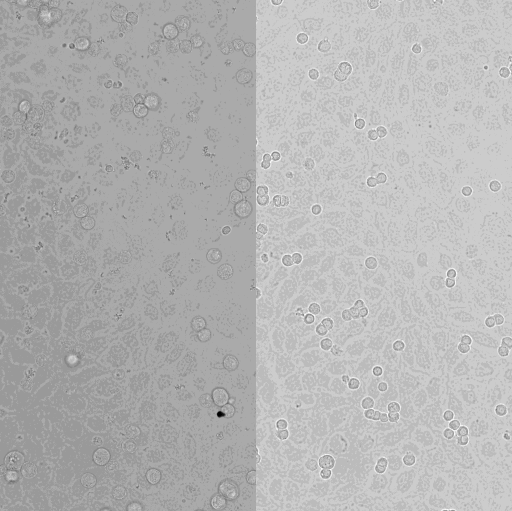
#> input picture fig3/v2/runs/optimise_by_eye_cancer_r1/agent_folder/image.tif, 1024 x 1022 px, found by its file name (shown at 1/2 size)
$ python code_as_returned.py
#> lines starting #> are read from the running program, lines starting #| are printed output that depends on the picture; after the words box and inside, x2 and y2 are one past the last pixel; in counts of white or black regions, pixels touching at a corner belong together
"""Segment cancer cells in brightfield image.tif and measure area and aspect ratio.

Outputs: labels.tif, measurements.csv (label, area_um2, aspect_ratio), qc_overlay.png
"""
import numpy as np
import pandas as pd
import tifffile
from scipy import ndimage as ndi
from skimage import filters, morphology, measure, segmentation, feature, color, io

# ---- parameters to tune ------------------------------------------------
PIXEL_SIZE_UM = None      # µm per pixel; if None, read from TIFF tags
FALLBACK_PIXEL_SIZE_UM = 0.65   # PLACEHOLDER: set to your microscope's value
BG_SIGMA = 50             # px, illumination correction scale
EDGE_WIN = 5              # px, window for local contrast
EDGE_THRESH_SCALE = 1.0   # multiply Otsu threshold; raise to be stricter
MIN_AREA_UM2 = 80         # drop debris smaller than this
MIN_SOLIDITY = 0.85       # drop irregular debris/clumps
CELL_RADIUS_UM = 7        # approx. cancer cell radius, sets watershed seed spacing
# -------------------------------------------------------------------------


def get_pixel_size(path):
    if PIXEL_SIZE_UM:
        return PIXEL_SIZE_UM
    with tifffile.TiffFile(path) as tf:
        page = tf.pages[0]
        xres = page.tags.get("XResolution")
        unit = page.tags.get("ResolutionUnit")
        if xres is not None:
            num, den = xres.value
            res = num / den  # pixels per unit
            unit = getattr(unit.value, "name", str(unit.value)) if unit else ""
            if res > 0:
                if "CENTIMETER" in unit.upper():
                    return 1e4 / res
                if "INCH" in unit.upper():
                    return 25400 / res
                # ImageJ files: unit stored in description
                desc = page.tags.get("ImageDescription")
                if desc is not None and "unit=micron" in desc.value or \
                   desc is not None and "unit=µm" in desc.value:
                    return 1 / res
    print(f"WARNING: no usable pixel size in metadata; using {FALLBACK_PIXEL_SIZE_UM} µm/px")
    return FALLBACK_PIXEL_SIZE_UM


img = tifffile.imread("image.tif").astype(float)
#> img: shape (1022, 1024) float64; min 151, max 4095, mean 2826.1
if img.ndim == 3:                      # RGB(A) or channel-last -> grayscale
    img = img[..., :3].mean(axis=-1)
px = get_pixel_size("image.tif")

# 1. Illumination correction: relative intensity, so dark and bright regions match
norm = img / (filters.gaussian(img, BG_SIGMA) + 1e-6)
sm = filters.gaussian(norm, 1)

# 2. Local contrast (std in a small window): high on the cell rim/halo,
#    low on the endothelial monolayer
mean = ndi.uniform_filter(sm, EDGE_WIN)
sq = ndi.uniform_filter(sm ** 2, EDGE_WIN)
contrast = np.sqrt(np.clip(sq - mean ** 2, 0, None))

# 3. Rim mask -> closed rings -> filled discs
rim = contrast > filters.threshold_otsu(contrast) * EDGE_THRESH_SCALE
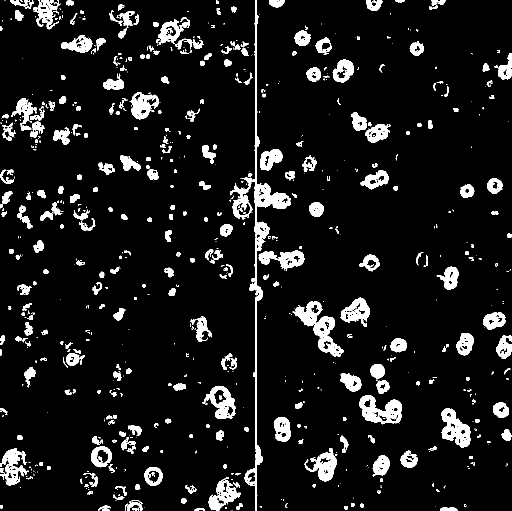
#> rim: shape (1022, 1024) bool (shown at 1/2 size); 9% white; 802 white regions (445 under 20 px), largest, box (x1, y1, x2, y2) and area: (460, 0, 582, 1022) 9426, (585, 602, 687, 714) 3622, (719, 790, 804, 849) 2741
rim = morphology.binary_closing(rim, morphology.disk(2))
#> rim: shape (1022, 1024) bool; 9.9% white; 493 white regions (201 under 20 px), largest, box (x1, y1, x2, y2) and area: (460, 0, 609, 1022) 12426, (585, 602, 687, 714) 3912, (719, 790, 804, 849) 2972
mask = ndi.binary_fill_holes(rim)
#> mask: shape (1022, 1024) bool; 10.6% white; 493 white regions (201 under 20 px), largest, box (x1, y1, x2, y2) and area: (460, 0, 609, 1022) 13121, (585, 602, 687, 714) 4273, (719, 790, 804, 849) 3264
mask = morphology.binary_opening(mask, morphology.disk(3))   # also removes seam line
#> mask: shape (1022, 1024) bool; 9% white; 243 white regions, largest, box (x1, y1, x2, y2) and area: (587, 602, 687, 714) 4233, (719, 790, 804, 849) 3255, (883, 816, 941, 895) 2815
min_px = MIN_AREA_UM2 / px ** 2
mask = morphology.remove_small_objects(mask, int(min_px))
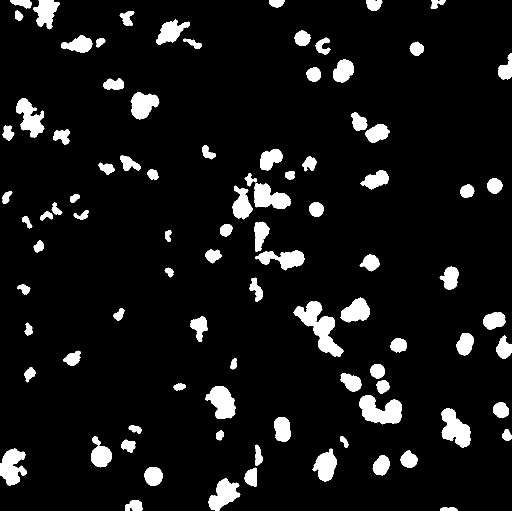
#> mask: shape (1022, 1024) bool (shown at 1/2 size); 8% white; 92 white regions, largest, box (x1, y1, x2, y2) and area: (587, 602, 687, 714) 4233, (719, 790, 804, 849) 3255, (883, 816, 941, 895) 2815

# 4. Split touching cells with a distance-transform watershed
dist = filters.gaussian(ndi.distance_transform_edt(mask), 1)
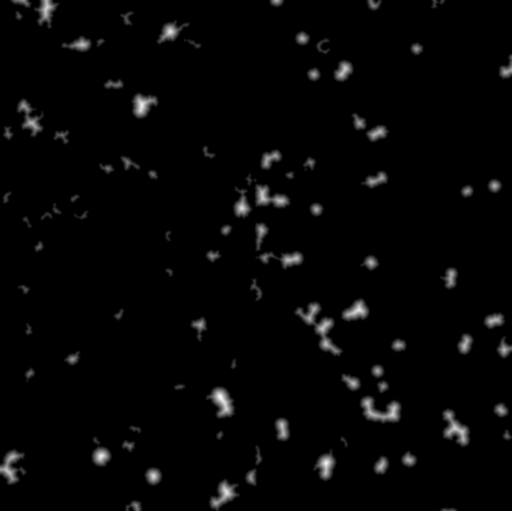
#> dist: shape (1022, 1024) float64 (shown at 1/2 size); min 0, max 19.8, mean 0.435; drawn with min black and max white
min_dist = max(3, int(0.7 * CELL_RADIUS_UM / px))
peaks = feature.peak_local_max(dist, min_distance=min_dist, labels=measure.label(mask),
                               exclude_border=False)
#> peaks = 138 pairs, first value 0 to 1021, second value 11 to 1023
markers = np.zeros(mask.shape, int)
markers[tuple(peaks.T)] = np.arange(1, len(peaks) + 1)
#> markers: shape (1022, 1024) int64; 139 distinct labels, from 0 to 138
labels = segmentation.watershed(-dist, markers, mask=mask)
#> labels: shape (1022, 1024) int64; 139 distinct labels, from 0 to 138

# 5. Remove small/irregular objects (debris), then relabel
for r in measure.regionprops(labels):
    if r.area < min_px or r.solidity < MIN_SOLIDITY:
        labels[labels == r.label] = 0
#> this loop made 138 passes
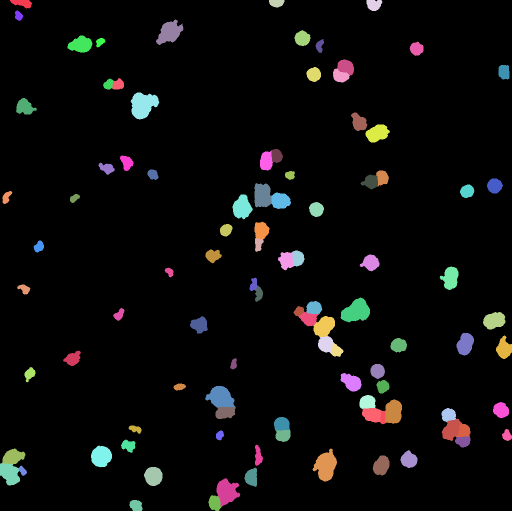
#> labels: shape (1022, 1024) int64 (shown at 1/2 size); 100 distinct labels, from 0 to 135; one colour per label, 0 black
labels, _, _ = segmentation.relabel_sequential(labels)
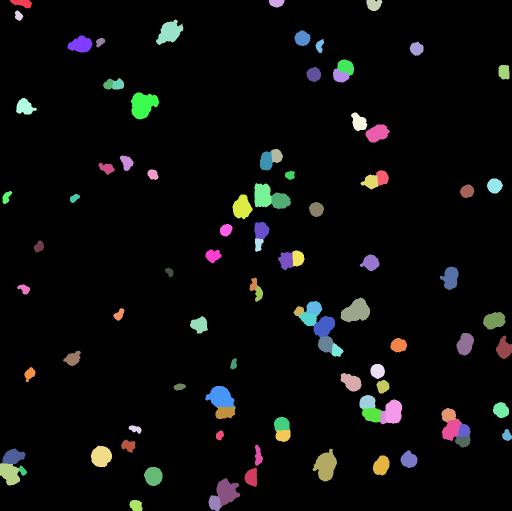
#> labels: shape (1022, 1024) int64 (shown at 1/2 size); 100 distinct labels, from 0 to 99; one colour per label, 0 black

# 6. Measurements
rows = [
    dict(label=r.label,
         area_um2=r.area * px ** 2,
         aspect_ratio=r.major_axis_length / max(r.minor_axis_length, 1e-6))
    for r in measure.regionprops(labels)
]
#> rows = 99 items
pd.DataFrame(rows, columns=["label", "area_um2", "aspect_ratio"]).to_csv("measurements.csv", index=False)
tifffile.imwrite("labels.tif", labels.astype(np.uint16))
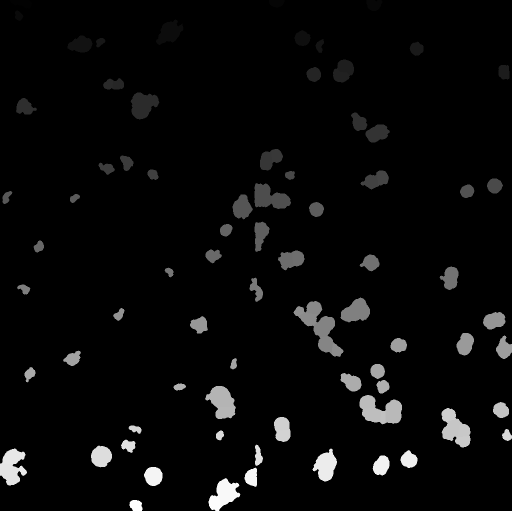
#> saved as labels.tif: shape (1022, 1024) uint16 (shown at 1/2 size); min 0, max 99, mean 3.6; drawn with min black and max white

# QC overlay
disp = (img - img.min()) / (np.ptp(img) + 1e-9)
overlay = segmentation.mark_boundaries(color.gray2rgb(norm / norm.max()), labels, color=(1, 0, 0))
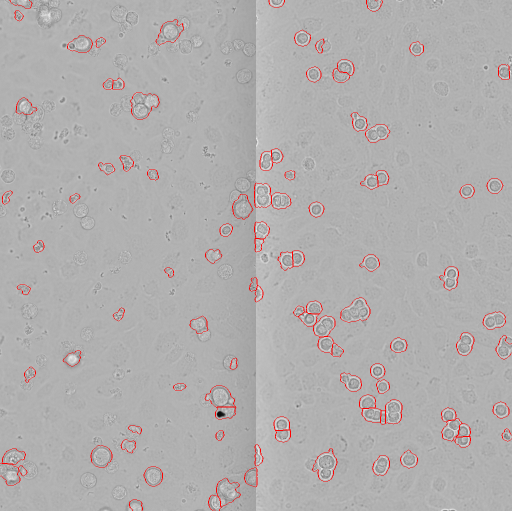
#> overlay: shape (1022, 1024, 3) float64 (shown at 1/2 size); mean R, G, B 0.696, 0.685, 0.685
io.imsave("qc_overlay.png", (overlay * 255).astype(np.uint8), check_contrast=False)

print(f"{labels.max()} cells; pixel size {px:.3f} µm/px")
#| 99 cells; pixel size 0.650 µm/px
